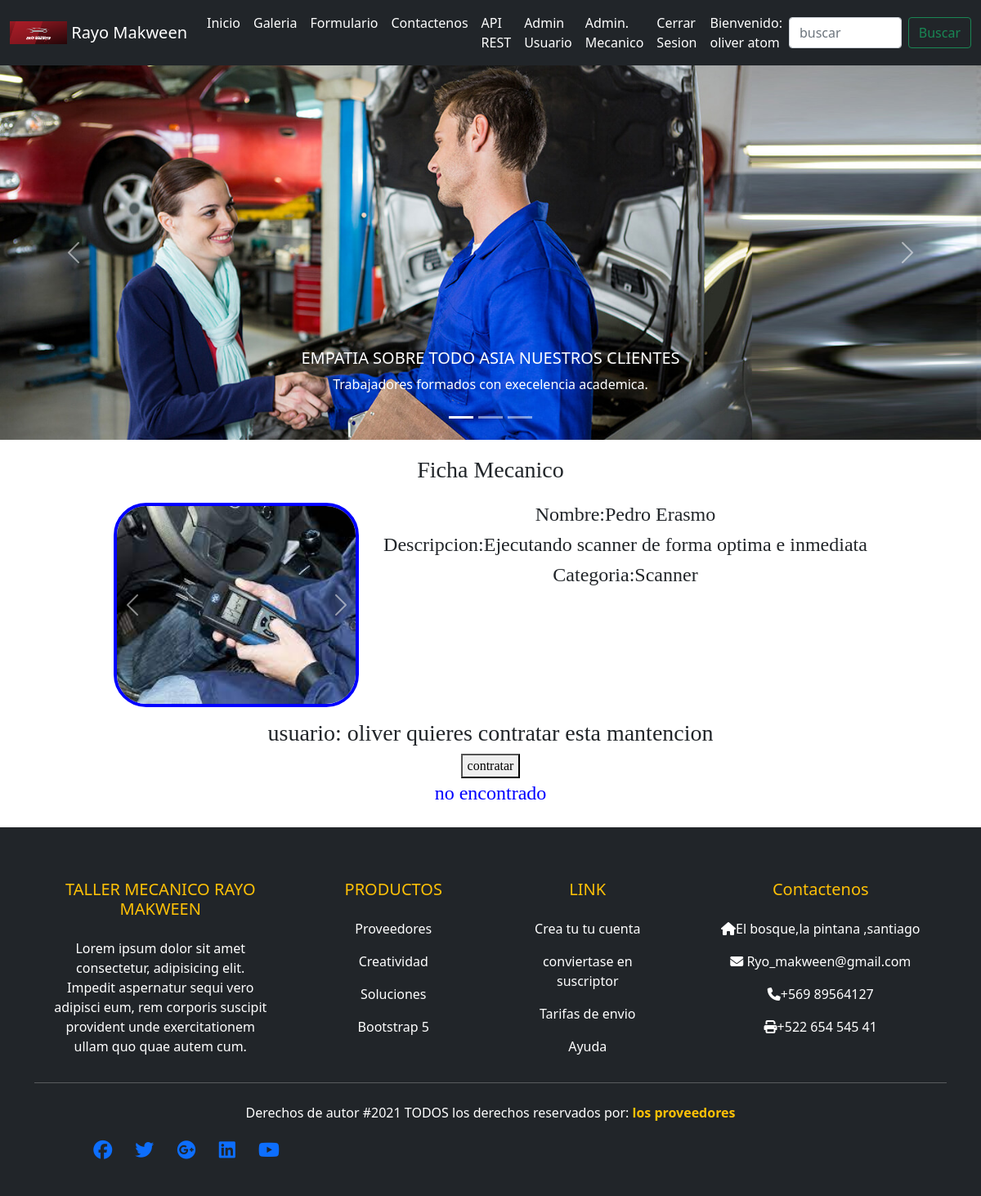
The app's page /contratar/Pedro Erasmo/ (signed in) with its own data.
### webRayoMakween/models.py (models this page shows, shortened)
class Mecanico(models.Model):
    nombre = models.CharField(primary_key=True,max_length=25)
    descripcion = models.TextField()
    imagen = models.ImageField(upload_to='mecanicos',default='mecanicos/no_hay_imagen.jpg')
    categoria = models.ForeignKey(Categoria,on_delete=models.CASCADE)
    publicar = models.BooleanField(default=False)
    comentario = models.TextField(default='--')
    usuario = models.CharField(max_length=45,default='--')
    dueno = models.CharField(max_length=45,default='--')

class Categoria(models.Model):
    nombre = models.CharField(primary_key=True,max_length=25)
    imagen = models.ImageField(upload_to='cate',null=True)

### webRayoMakween/views.py (the view)
# urls.py: path('contratar/<id>/', contratar,name='CONTRATAR'),
@login_required(login_url= '/login/')
def contratar(request,id):
    try:
        mec = Mecanico.objects.filter(publicar=True).get(nombre=id)
        mec.dueno = request.username
        mec.publicar = False
        mec.comentario = "contratado"
        mec.save()
        mensaje = "contratado"
    except:
        mensaje = "no encontrado"
    mecanico = Mecanico.objects.get(nombre=id)
    datos = {"mecanico":mecanico}
    galeria = Galeria.objects.filter(mecanico=mecanico)
    datos["galeria"]= galeria
    datos["mensaje"]= mensaje
    return render(request,"ficha.html",datos)

### webRayoMakween/templates/ficha.html (shortened to what this page needs)
{% extends "base.html" %}
{% load static %}
{% block css %}
<link rel="stylesheet" href="{% static 'dist/css/lightbox.css' %}">
<link href="https://cdn.jsdelivr.net/npm/bootstrap@5.0.1/dist/css/bootstrap.min.css" rel="stylesheet"
>
{% endblock css %}
{% block contenido %}
<section id="blog">
    <h3 style="margin-top: 10px;">Ficha Mecanico</h3>
    <div class="contenedor">
        <article>
            <section style="width: 300px;">
                <div id="carouselExampleControls" class="carousel slide" data-bs-ride="carousel">
                    <div class="carousel-inner">
                        <div class="carousel-item active">
                            <img src="{{mecanico.imagen.url}}" width="300px" height="300px" class="d-block w-100"
                                alt="...">
                        </div>
                    </div>
                    <button class="carousel-control-prev" type="button" data-bs-target="#carouselExampleControls"
                        data-bs-slide="prev">
                        <span class="carousel-control-prev-icon" aria-hidden="true"></span>
                    </button>
                    <button class="carousel-control-next" type="button" data-bs-target="#carouselExampleControls"
                        data-bs-slide="next">
                        <span class="carousel-control-next-icon" aria-hidden="true"></span>
                    </button>
                </div>
            </section>
        </article>
        <article>
            <h4>Nombre:{{mecanico.nombre}}</h4>
            <h4>Descripcion:{{mecanico.descripcion}}</h4>
            <h4>Categoria:{{mecanico.categoria.nombre}}</h4>
        </article>
    </div>
    <div>
        {% if user.is_authenticated  %}
            <h3>usuario: {{user.first_name}} quieres contratar esta mantencion</h3>
            <button onclick="javascript:location.href='/contratar/{{mecanico.nombre}}/'">contratar</button>
        {% endif %}
    </div>
    <div style="text-align: center; color:blue; font-size: x-large;">
        {{mensaje}}
    </div>
    <br>
</section>
{% endblock contenido %}

### webRayoMakween/templates/base.html (shortened to what this page needs)
{% load static %}
<!DOCTYPE html>
<html lang="en">
<head>
  <link rel="stylesheet" href="{% static 'css/estilos.css' %}">
  <link rel="stylesheet" href="{% static 'css/fontello.css' %}">
  <link rel="stylesheet" href="{% static 'bootstrap-5.0.0-beta3-dist/css/bootstrap.min.css' %}">
  <link rel="stylesheet"
    href="{% static 'https://cdnjs.cloudflare.com/ajax/libs/font-awesome/5.15.3/css/all.min.css' %}">
  <link href="{% static 'https://cdn.jsdelivr.net/npm/bootstrap@5.0.2/dist/css/bootstrap.min.css' %}" rel="stylesheet"
>
  {% block css %}
  {% endblock css %}
  {% load pwa %}
</head>
<body>
  <header>
    <nav class="navbar navbar-expand-lg navbar-dark bg-dark">
      <div class="container-fluid">
        <a class="navbar-brand" href="#">
          <img src="{% static 'img/PORTADA_TALLER.png' %}" alt="" width="70" height="28"
            class="d-inline-block align-text-top">
          Rayo Makween
        </a>
        <div class="collapse navbar-collapse" id="navbarSupportedContent">
          <ul class="navbar-nav me-auto mb-2 mb-lg-0">
            <li class="nav-item">
              <a class="nav-link active" aria-current="page" href="{% url 'INDEX' %}">Inicio</a>
            </li>
            <li class="nav-item">
              <a class="nav-link active" href="{% url 'GALERIA' %}">Galeria</a>
            </li>
            <li class="nav-item">
              <a class="nav-link active" href="{% url 'FORMULARIO' %}">Formulario</a>
            </li>
            <li class="nav-item">
              <a class="nav-link active" href="{% url 'CONTACTO' %}">Contactenos</a>
            </li>
            <li class="nav-item">
              <a class="nav-link active" href="{% url 'API' %}">API REST</a>
            </li>
            {% if user.is_authenticated %}
            <li class="nav-item">
              <a class="nav-link active" href="{% url 'ADMINUSER' %}">Admin Usuario</a>
            </li>
            <li class="nav-item">
              <a class="nav-link active" href="{% url 'REGISTRO' %}">Admin. Mecanico</a>
            </li>
            <li class="nav-item">
              <a class="nav-link active" href="{% url 'CERRAR' %}">Cerrar Sesion</a>
            </li>
            <li class="nav-item">
              <a class="nav-link active" href="">Bienvenido: {{user.first_name}} {{user.last_name}}</a>
            </li>
            {% endif %}
          </ul>
          <form class="d-flex">
            <input class="form-control me-2" type="search" placeholder="buscar" aria-label="buscar">
            <button class="btn btn-outline-success" type="submit">Buscar</button>
          </form>
        </div>
      </div>
    </nav>
    <div id="carouselExampleCaptions" class="carousel slide" data-bs-ride="carousel">
      <div class="carousel-indicators">
        <button type="button" data-bs-target="#carouselExampleCaptions" data-bs-slide-to="0" class="active"
          aria-current="true" aria-label="Slide 1"></button>
        <button type="button" data-bs-target="#carouselExampleCaptions" data-bs-slide-to="1"
          aria-label="Slide 2"></button>
        <button type="button" data-bs-target="#carouselExampleCaptions" data-bs-slide-to="2"
          aria-label="Slide 3"></button>
      </div>
      <div class="carousel-inner">
        <div class="carousel-item active">
          <img src="{% static 'img/mecanico 4.jpg' %}" class="d-block w-100" alt="...">
          <div class="carousel-caption d-none d-md-block">
            <h5>EMPATIA SOBRE TODO ASIA NUESTROS CLIENTES</h5>
            <p>Trabajadores formados con execelencia academica.</p>
          </div>
        </div>
      </div>
      <button class="carousel-control-prev" type="button" data-bs-target="#carouselExampleCaptions"
        data-bs-slide="prev">
        <span class="carousel-control-prev-icon" aria-hidden="true"></span>
      </button>
      <button class="carousel-control-next" type="button" data-bs-target="#carouselExampleCaptions"
        data-bs-slide="next">
        <span class="carousel-control-next-icon" aria-hidden="true"></span>
      </button>
    </div>
  </header>
  <main>
    {% block contenido %}
    {% endblock contenido %}
  </main>
  <footer>
    <div class="bg-dark text-white pt-5 pb-4">
      <div class="container text-center text-md-left">
        <div class="row text-center text-md-left">
          <div class="col-md-3 col-lg-3 col-xl-3 mx-auto mt-3">
            <h5 class="text-uppercase mb-4 font-weight-bold text-warning">Taller Mecanico Rayo Makween</h5>
            <p>Lorem ipsum dolor sit amet consectetur, adipisicing elit. Impedit aspernatur sequi vero adipisci eum, rem
              corporis suscipit provident unde exercitationem ullam quo quae autem cum.</p>
          </div>
          <div class="col-md-2 col-lg-2 col-xl-2 mx-auto mt-3">
            <h5 class="text-uppercase mb-4 font-weight-bold text-warning">PRODUCTOS</h5>
            <p>
              <a href="#" class="text-white" style="text-decoration: none;">Proveedores</a>
            </p>
            <p>
              <a href="#" class="text-white" style="text-decoration: none;">Creatividad</a>
            </p>
            <p>
              <a href="#" class="text-white" style="text-decoration: none;">Soluciones</a>
            </p>
            <p>
              <a href="#" class="text-white" style="text-decoration: none;">Bootstrap 5 </a>
            </p>
          </div>
          <div class="col-md-3 col-lg-2 col-xl-2 mx-auto mt-3">
            <h5 class="text uppercase mb-4 font-weight-bold text-warning">LINK</h5>
            <p>
              <a href="#" class="text-white" style="text-decoration: none;">Crea tu tu cuenta</a>
            </p>
            <p>
              <a href="#" class="text-white" style="text-decoration: none;">conviertase en suscriptor</a>
            </p>
            <p>
              <a href="#" class="text-white" style="text-decoration: none;">Tarifas de envio</a>
            </p>
            <p>
              <a href="#" class="text-white" style="text-decoration: none;">Ayuda</a>
            </p>
          </div>
          <div class="col-md-4 col-lg-3 col-xl-3 mx-auto mt-3">
            <h5 class="text uppercase mb-4 font-weight-bold text-warning">Contactenos</h5>
            <p>
              <i class="fas fa-home mr-3"></i>El bosque,la pintana ,santiago
            </p>
            <p>
              <i class="fas fa-envelope mr-3"></i> Ryo_makween@gmail.com
            </p>
            <p>
              <i class="fas fa-phone mr-3"></i>+569 89564127
            </p>
            <p>
              <i class="fas fa-print mr-3"></i>+522 654 545 41
            </p>
          </div>
        </div>
        <hr class="mb-4">
        <div class="row align-items-center">
          <p>Derechos de autor #2021 TODOS los derechos reservados por:
            <a href="#" style="text-decoration: none;">
              <strong class="text-warning">los proveedores</strong>
            </a>
          </p>
        </div>
        <div class="col-md col-lg-4">
          <div class="text-center text-md-right">
            <ul class="list-unstyled list-inline">
              <li class="list-inline-item">
                <a href="#" class="btn-floating btn-sm text white" style="font-size: 23px;"><i
                    class="fab fa-facebook"></i></a>
              </li>
              <li class="list-inline-item">
                <a href="#" class="btn-floating btn-sm text white" style="font-size: 23px;"><i
                    class="fab fa-twitter"></i></a>
              </li>
              <li class="list-inline-item">
                <a href="#" class="btn-floating btn-sm text white" style="font-size: 23px;"><i
                    class="fab fa-google-plus"></i></a>
              </li>
              <li class="list-inline-item">
                <a href="#" class="btn-floating btn-sm text white" style="font-size: 23px;"><i
                    class="fab fa-linkedin"></i></a>
              </li>
              <li class="list-inline-item">
                <a href="#" class="btn-floating btn-sm text white" style="font-size: 23px;"><i
                    class="fab fa-youtube"></i></a>
              </li>
            </ul>
          </div>
        </div>
      </div>
    </div>
  </footer>
</body>
</html>

### webRayoMakween/static/css/formulario.css (style rules this page uses)
input { padding: 10px; margin-top: 10px; }

### webRayoMakween/static/css/blog.css (style rules this page uses)
#blog .contenedor img { width: 250px; height: 250px; border: solid 4px blue; border-radius: 40px; }
#blog { font-family: cursive; text-align: center; margin-top: 20px; }
#blog .contenedor { display: flex; justify-content: center; flex-wrap: wrap; }
#blog .contenedor article { margin:15px; }

### records on screen
Mecanico: imagen (picture), nombre "Pedro Erasmo", descripcion "Ejecutando scanner de forma optima e inmediata", categoria.nombre "Scanner"

### other values on screen
{{ user.first_name }} "oliver"
{{ user.last_name }} "atom"
{{ mensaje }} "no encontrado"
